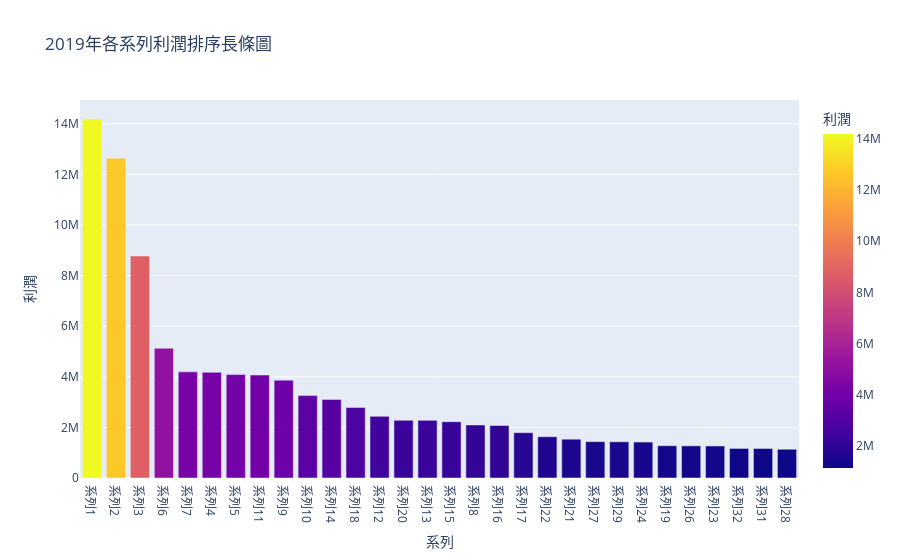

The notebook cell saved with this chart:
### Code cell
# 製作圖片
top30 = profit_data.iloc[:30]
profit_fig = px.bar(data_frame = top30,
             x = '系列', 
             y = '利潤',
             title='2019年各系列利潤排序長條圖', 
             color = '利潤', 
             )
plot(profit_fig, filename='2019年各系列利潤排序長條圖.html')
# 查看圖片
profit_fig.show()

### Figure 1 — Plotly figure (JSON) as saved in the notebook; plotly's stock layout.template omitted (floating-point values rounded to 4 significant figures)
{"data": [{"alignmentgroup": "True", "hovertemplate": "系列=%{x}<br>利潤=%{marker.color}<extra></extra>", "legendgroup": "", "marker": {"color": [14190000.0, 12640000.0, 8773000.0, 5129000.0, 4196000.0, 4179000.0, 4088000.0, 4070000.0, 3867000.0, 3257000.0, 3106000.0, 2785000.0, 2436000.0, 2282000.0, 2278000.0, 2225000.0, 2096000.0, 2074000.0, 1791000.0, 1631000.0, 1534000.0, 1437000.0, 1431000.0, 1421000.0, 1275000.0, 1272000.0, 1265000.0, 1169000.0, 1166000.0, 1137000.0], "coloraxis": "coloraxis"}, "name": "", "offsetgroup": "", "orientation": "v", "showlegend": false, "textposition": "auto", "type": "bar", "x": ["系列1", "系列2", "系列3", "系列6", "系列7", "系列4", "系列5", "系列11", "系列9", "系列10", "系列14", "系列18", "系列12", "系列20", "系列13", "系列15", "系列8", "系列16", "系列17", "系列22", "系列21", "系列27", "系列29", "系列24", "系列19", "系列26", "系列23", "系列32", "系列31", "系列28"], "xaxis": "x", "y": [14190000.0, 12640000.0, 8773000.0, 5129000.0, 4196000.0, 4179000.0, 4088000.0, 4070000.0, 3867000.0, 3257000.0, 3106000.0, 2785000.0, 2436000.0, 2282000.0, 2278000.0, 2225000.0, 2096000.0, 2074000.0, 1791000.0, 1631000.0, 1534000.0, 1437000.0, 1431000.0, 1421000.0, 1275000.0, 1272000.0, 1265000.0, 1169000.0, 1166000.0, 1137000.0], "yaxis": "y"}], "layout": {"barmode": "relative", "coloraxis": {"colorbar": {"title": {"text": "利潤"}}, "colorscale": [[0, "#0d0887"], [0.1111, "#46039f"], [0.2222, "#7201a8"], [0.3333, "#9c179e"], [0.4444, "#bd3786"], [0.5556, "#d8576b"], [0.6667, "#ed7953"], [0.7778, "#fb9f3a"], [0.8889, "#fdca26"], [1, "#f0f921"]]}, "legend": {"tracegroupgap": 0}, "title": {"text": "2019年各系列利潤排序長條圖"}, "xaxis": {"anchor": "y", "domain": [0, 1], "title": {"text": "系列"}}, "yaxis": {"anchor": "x", "domain": [0, 1], "title": {"text": "利潤"}}}}
